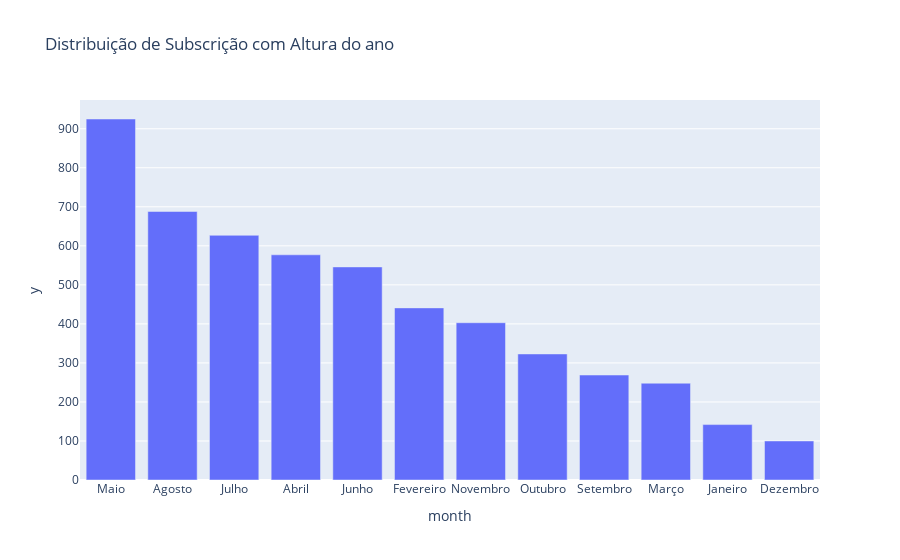

The cell this chart's notebook holds for it:
### Code cell
joby = pd.DataFrame(data.groupby('month')['y'].sum()).reset_index()
joby = joby.sort_values(by = 'y', ascending = False)
fig = px.bar(joby.iloc[:], #plotting only the top 20 Countries
             x = 'month', y = 'y', title = 'Distribuição de Subscrição com Altura do ano')

fig.show()

### Figure 1 — Plotly figure (JSON) as saved in the notebook; plotly's stock layout.template omitted (floating-point values rounded to 4 significant figures)
{"data": [{"alignmentgroup": "True", "hovertemplate": "month=%{x}<br>y=%{y}<extra></extra>", "legendgroup": "", "marker": {"color": "#636efa"}, "name": "", "offsetgroup": "", "orientation": "v", "showlegend": false, "textposition": "auto", "type": "bar", "x": ["Maio", "Agosto", "Julho", "Abril", "Junho", "Fevereiro", "Novembro", "Outubro", "Setembro", "Março", "Janeiro", "Dezembro"], "xaxis": "x", "y": [925, 688, 627, 577, 546, 441, 403, 323, 269, 248, 142, 100], "yaxis": "y"}], "layout": {"barmode": "relative", "legend": {"tracegroupgap": 0}, "title": {"text": "Distribuição de Subscrição com Altura do ano"}, "xaxis": {"anchor": "y", "domain": [0, 1], "title": {"text": "month"}}, "yaxis": {"anchor": "x", "domain": [0, 1], "title": {"text": "y"}}}}
